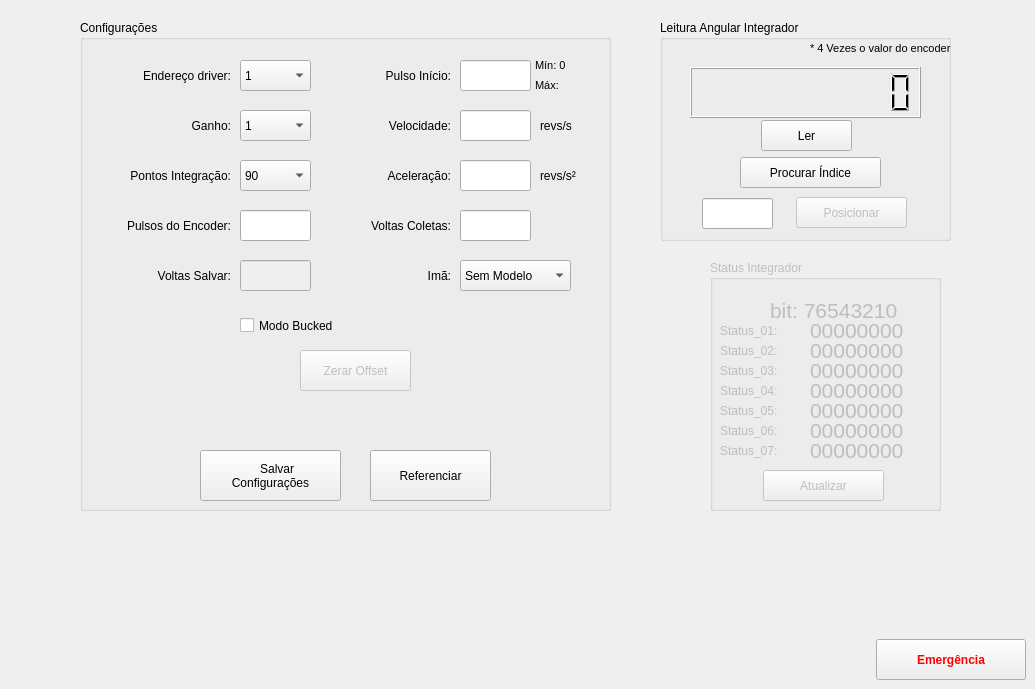
    <widget class="QWidget" name="tab_3">
     <attribute name="icon">
      <iconset>
       <normaloff>imagens/integral.PNG</normaloff>imagens/integral.PNG</iconset>
     </attribute>
     <attribute name="title">
      <string>Integrador</string>
     </attribute>
     <widget class="QGroupBox" name="groupBox_3">
      <property name="geometry">
       <rect>
        <x>660</x>
        <y>20</y>
        <width>291</width>
        <height>221</height>
       </rect>
      </property>
      <property name="title">
       <string>Leitura Angular Integrador</string>
      </property>
      <property name="checkable">
       <bool>false</bool>
      </property>
      <property name="checked">
       <bool>false</bool>
      </property>
      <widget class="QLCDNumber" name="lcdNumber">
       <property name="geometry">
        <rect>
         <x>30</x>
         <y>47</y>
         <width>231</width>
         <height>51</height>
        </rect>
       </property>
       <property name="numDigits">
        <number>10</number>
       </property>
      </widget>
      <widget class="QPushButton" name="ler_encoder">
       <property name="geometry">
        <rect>
         <x>101</x>
         <y>100</y>
         <width>91</width>
         <height>31</height>
        </rect>
       </property>
       <property name="text">
        <string>Ler</string>
       </property>
      </widget>
      <widget class="QPushButton" name="ProcuraIndice">
       <property name="geometry">
        <rect>
         <x>80</x>
         <y>137</y>
         <width>141</width>
         <height>31</height>
        </rect>
       </property>
       <property name="text">
        <string>Procurar Índice</string>
       </property>
       <property name="icon">
        <iconset>
         <normaloff>../../.designer/backup/imagens/find.png</normaloff>../../.designer/backup/imagens/find.png</iconset>
       </property>
      </widget>
      <widget class="QPushButton" name="posicionar">
       <property name="enabled">
        <bool>false</bool>
       </property>
       <property name="geometry">
        <rect>
         <x>136</x>
         <y>177</y>
         <width>111</width>
         <height>31</height>
        </rect>
       </property>
       <property name="text">
        <string>Posicionar</string>
       </property>
      </widget>
      <widget class="QLineEdit" name="posicao_angular">
       <property name="geometry">
        <rect>
         <x>42</x>
         <y>178</y>
         <width>71</width>
         <height>31</height>
        </rect>
       </property>
      </widget>
      <widget class="QLabel" name="label_66">
       <property name="geometry">
        <rect>
         <x>150</x>
         <y>13</y>
         <width>161</width>
         <height>31</height>
        </rect>
       </property>
       <property name="font">
        <font>
         <pointsize>8</pointsize>
        </font>
       </property>
       <property name="text">
        <string>* 4 Vezes o valor do encoder</string>
       </property>
      </widget>
     </widget>
     <widget class="QGroupBox" name="groupBox_2">
      <property name="geometry">
       <rect>
        <x>80</x>
        <y>20</y>
        <width>531</width>
        <height>491</height>
       </rect>
      </property>
      <property name="title">
       <string>Configurações</string>
      </property>
      <widget class="QLabel" name="label_2">
       <property name="geometry">
        <rect>
         <x>100</x>
         <y>90</y>
         <width>51</width>
         <height>31</height>
        </rect>
       </property>
       <property name="text">
        <string>Ganho:</string>
       </property>
       <property name="alignment">
        <set>Qt::AlignRight|Qt::AlignTrailing|Qt::AlignVCenter</set>
       </property>
      </widget>
      <widget class="QPushButton" name="configurar_integrador">
       <property name="geometry">
        <rect>
         <x>290</x>
         <y>430</y>
         <width>121</width>
         <height>51</height>
        </rect>
       </property>
       <property name="text">
        <string>Referenciar</string>
       </property>
       <property name="icon">
        <iconset>
         <normaloff>imagens/configure.png</normaloff>imagens/configure.png</iconset>
       </property>
       <property name="iconSize">
        <size>
         <width>20</width>
         <height>20</height>
        </size>
       </property>
      </widget>
      <widget class="QLineEdit" name="pulsos_trigger">
       <property name="geometry">
        <rect>
         <x>380</x>
         <y>40</y>
         <width>71</width>
         <height>31</height>
        </rect>
       </property>
      </widget>
      <widget class="QLineEdit" name="pulsos_encoder">
       <property name="geometry">
        <rect>
         <x>160</x>
         <y>190</y>
         <width>71</width>
         <height>31</height>
        </rect>
       </property>
       <property name="text">
        <string/>
       </property>
      </widget>
      <widget class="QComboBox" name="pontos_integracao">
       <property name="geometry">
        <rect>
         <x>160</x>
         <y>140</y>
         <width>71</width>
         <height>31</height>
        </rect>
       </property>
       <item>
        <property name="text">
         <string>90</string>
        </property>
       </item>
       <item>
        <property name="text">
         <string>100</string>
        </property>
       </item>
       <item>
        <property name="text">
         <string>120</string>
        </property>
       </item>
       <item>
        <property name="text">
         <string>144</string>
        </property>
       </item>
       <item>
        <property name="text">
         <string>250</string>
        </property>
       </item>
       <item>
        <property name="text">
         <string>500</string>
        </property>
       </item>
      </widget>
      <widget class="QLabel" name="label_15">
       <property name="geometry">
        <rect>
         <x>260</x>
         <y>40</y>
         <width>111</width>
         <height>31</height>
        </rect>
       </property>
       <property name="text">
        <string>Pulso Início:</string>
       </property>
       <property name="alignment">
        <set>Qt::AlignRight|Qt::AlignTrailing|Qt::AlignVCenter</set>
       </property>
      </widget>
      <widget class="QLabel" name="label_14">
       <property name="geometry">
        <rect>
         <x>0</x>
         <y>190</y>
         <width>151</width>
         <height>31</height>
        </rect>
       </property>
       <property name="text">
        <string>Pulsos do Encoder:</string>
       </property>
       <property name="alignment">
        <set>Qt::AlignRight|Qt::AlignTrailing|Qt::AlignVCenter</set>
       </property>
      </widget>
      <widget class="QComboBox" name="ganho">
       <property name="geometry">
        <rect>
         <x>160</x>
         <y>90</y>
         <width>71</width>
         <height>31</height>
        </rect>
       </property>
       <item>
        <property name="text">
         <string>1</string>
        </property>
       </item>
       <item>
        <property name="text">
         <string>2</string>
        </property>
       </item>
       <item>
        <property name="text">
         <string>5</string>
        </property>
       </item>
       <item>
        <property name="text">
         <string>10</string>
        </property>
       </item>
       <item>
        <property name="text">
         <string>20</string>
        </property>
       </item>
       <item>
        <property name="text">
         <string>50</string>
        </property>
       </item>
       <item>
        <property name="text">
         <string>100</string>
        </property>
       </item>
      </widget>
      <widget class="QLabel" name="label_7">
       <property name="geometry">
        <rect>
         <x>10</x>
         <y>140</y>
         <width>141</width>
         <height>31</height>
        </rect>
       </property>
       <property name="text">
        <string>Pontos Integração:</string>
       </property>
       <property name="alignment">
        <set>Qt::AlignRight|Qt::AlignTrailing|Qt::AlignVCenter</set>
       </property>
      </widget>
      <widget class="QLineEdit" name="voltas_offset">
       <property name="geometry">
        <rect>
         <x>380</x>
         <y>190</y>
         <width>71</width>
         <height>31</height>
        </rect>
       </property>
      </widget>
      <widget class="QLabel" name="label_16">
       <property name="geometry">
        <rect>
         <x>260</x>
         <y>190</y>
         <width>111</width>
         <height>31</height>
        </rect>
       </property>
       <property name="text">
        <string>Voltas Coletas:</string>
       </property>
       <property name="alignment">
        <set>Qt::AlignRight|Qt::AlignTrailing|Qt::AlignVCenter</set>
       </property>
      </widget>
      <widget class="QLabel" name="label_67">
       <property name="geometry">
        <rect>
         <x>290</x>
         <y>140</y>
         <width>81</width>
         <height>31</height>
        </rect>
       </property>
       <property name="text">
        <string>Aceleração:</string>
       </property>
       <property name="alignment">
        <set>Qt::AlignRight|Qt::AlignTrailing|Qt::AlignVCenter</set>
       </property>
      </widget>
      <widget class="QLineEdit" name="velocidade_int">
       <property name="geometry">
        <rect>
         <x>380</x>
         <y>90</y>
         <width>71</width>
         <height>31</height>
        </rect>
       </property>
      </widget>
      <widget class="QLabel" name="label_63">
       <property name="geometry">
        <rect>
         <x>460</x>
         <y>90</y>
         <width>51</width>
         <height>31</height>
        </rect>
       </property>
       <property name="text">
        <string>revs/s</string>
       </property>
      </widget>
      <widget class="QLineEdit" name="aceleracao_int">
       <property name="geometry">
        <rect>
         <x>380</x>
         <y>140</y>
         <width>71</width>
         <height>31</height>
        </rect>
       </property>
      </widget>
      <widget class="QLabel" name="label_65">
       <property name="geometry">
        <rect>
         <x>290</x>
         <y>90</y>
         <width>81</width>
         <height>31</height>
        </rect>
       </property>
       <property name="text">
        <string>Velocidade:</string>
       </property>
       <property name="alignment">
        <set>Qt::AlignRight|Qt::AlignTrailing|Qt::AlignVCenter</set>
       </property>
      </widget>
      <widget class="QLabel" name="label_64">
       <property name="geometry">
        <rect>
         <x>460</x>
         <y>140</y>
         <width>51</width>
         <height>31</height>
        </rect>
       </property>
       <property name="text">
        <string>revs/s²</string>
       </property>
      </widget>
      <widget class="QComboBox" name="EndDriver">
       <property name="geometry">
        <rect>
         <x>160</x>
         <y>40</y>
         <width>71</width>
         <height>31</height>
        </rect>
       </property>
       <item>
        <property name="text">
         <string>1</string>
        </property>
       </item>
       <item>
        <property name="text">
         <string>2</string>
        </property>
       </item>
      </widget>
      <widget class="QLabel" name="label_36">
       <property name="geometry">
        <rect>
         <x>30</x>
         <y>40</y>
         <width>121</width>
         <height>31</height>
        </rect>
       </property>
       <property name="text">
        <string>Endereço driver:</string>
       </property>
       <property name="alignment">
        <set>Qt::AlignRight|Qt::AlignTrailing|Qt::AlignVCenter</set>
       </property>
      </widget>
      <widget class="QPushButton" name="salvar_config">
       <property name="geometry">
        <rect>
         <x>120</x>
         <y>430</y>
         <width>141</width>
         <height>51</height>
        </rect>
       </property>
       <property name="text">
        <string>    Salvar
Configurações</string>
       </property>
       <property name="icon">
        <iconset>
         <normaloff>imagens/save.png</normaloff>imagens/save.png</iconset>
       </property>
       <property name="iconSize">
        <size>
         <width>20</width>
         <height>20</height>
        </size>
       </property>
      </widget>
      <widget class="QCheckBox" name="Bucked">
       <property name="geometry">
        <rect>
         <x>160</x>
         <y>290</y>
         <width>121</width>
         <height>31</height>
        </rect>
       </property>
       <property name="text">
        <string>Modo Bucked</string>
       </property>
      </widget>
      <widget class="QComboBox" name="TipoIma">
       <property name="geometry">
        <rect>
         <x>380</x>
         <y>240</y>
         <width>111</width>
         <height>31</height>
        </rect>
       </property>
       <item>
        <property name="text">
         <string>Sem Modelo</string>
        </property>
       </item>
       <item>
        <property name="text">
         <string>Dipolo</string>
        </property>
       </item>
       <item>
        <property name="text">
         <string>Quadrupolo</string>
        </property>
       </item>
       <item>
        <property name="text">
         <string>Sextupolo</string>
        </property>
       </item>
       <item>
        <property name="text">
         <string>Quad. Skew</string>
        </property>
       </item>
      </widget>
      <widget class="QLabel" name="label_49">
       <property name="geometry">
        <rect>
         <x>290</x>
         <y>240</y>
         <width>81</width>
         <height>31</height>
        </rect>
       </property>
       <property name="text">
        <string>Imã:</string>
       </property>
       <property name="alignment">
        <set>Qt::AlignRight|Qt::AlignTrailing|Qt::AlignVCenter</set>
       </property>
      </widget>
      <widget class="QLineEdit" name="filtro_voltas">
       <property name="enabled">
        <bool>false</bool>
       </property>
       <property name="geometry">
        <rect>
         <x>160</x>
         <y>240</y>
         <width>71</width>
         <height>31</height>
        </rect>
       </property>
      </widget>
      <widget class="QLabel" name="label_21">
       <property name="geometry">
        <rect>
         <x>50</x>
         <y>240</y>
         <width>101</width>
         <height>31</height>
        </rect>
       </property>
       <property name="text">
        <string>Voltas Salvar:</string>
       </property>
       <property name="alignment">
        <set>Qt::AlignRight|Qt::AlignTrailing|Qt::AlignVCenter</set>
       </property>
      </widget>
      <widget class="QLabel" name="label_68">
       <property name="geometry">
        <rect>
         <x>455</x>
         <y>30</y>
         <width>41</width>
         <height>31</height>
        </rect>
       </property>
       <property name="font">
        <font>
         <pointsize>8</pointsize>
        </font>
       </property>
       <property name="text">
        <string>Mín: 0</string>
       </property>
      </widget>
      <widget class="QLabel" name="label_69">
       <property name="geometry">
        <rect>
         <x>455</x>
         <y>50</y>
         <width>71</width>
         <height>31</height>
        </rect>
       </property>
       <property name="font">
        <font>
         <pointsize>8</pointsize>
        </font>
       </property>
       <property name="text">
        <string>Máx: </string>
       </property>
      </widget>
      <widget class="QPushButton" name="Zerar_Offset">
       <property name="enabled">
        <bool>false</bool>
       </property>
       <property name="geometry">
        <rect>
         <x>220</x>
         <y>330</y>
         <width>111</width>
         <height>41</height>
        </rect>
       </property>
       <property name="text">
        <string>Zerar Offset</string>
       </property>
      </widget>
     </widget>
     <widget class="QPushButton" name="Emergencia_7">
      <property name="geometry">
       <rect>
        <x>876</x>
        <y>639</y>
        <width>150</width>
        <height>41</height>
       </rect>
      </property>
      <property name="palette">
       <palette>
        <active>
         <colorrole role="ButtonText">
          <brush brushstyle="SolidPattern">
           <color alpha="255">
            <red>255</red>
            <green>0</green>
            <blue>0</blue>
           </color>
          </brush>
         </colorrole>
        </active>
        <inactive>
         <colorrole role="ButtonText">
          <brush brushstyle="SolidPattern">
           <color alpha="255">
            <red>255</red>
            <green>0</green>
            <blue>0</blue>
           </color>
          </brush>
         </colorrole>
        </inactive>
        <disabled>
         <colorrole role="ButtonText">
          <brush brushstyle="SolidPattern">
           <color alpha="255">
            <red>120</red>
            <green>120</green>
            <blue>120</blue>
           </color>
          </brush>
         </colorrole>
        </disabled>
       </palette>
      </property>
      <property name="font">
       <font>
        <weight>75</weight>
        <bold>true</bold>
       </font>
      </property>
      <property name="text">
       <string>Emergência</string>
      </property>
      <property name="icon">
       <iconset>
        <normaloff>imagens/emergency_icon_01.png</normaloff>imagens/emergency_icon_01.png</iconset>
      </property>
      <property name="iconSize">
       <size>
        <width>35</width>
        <height>35</height>
       </size>
      </property>
     </widget>
     <widget class="QGroupBox" name="groupBox_30">
      <property name="enabled">
       <bool>false</bool>
      </property>
      <property name="geometry">
       <rect>
        <x>710</x>
        <y>260</y>
        <width>231</width>
        <height>251</height>
       </rect>
      </property>
      <property name="title">
       <string>Status Integrador</string>
      </property>
      <widget class="QLabel" name="label_3">
       <property name="geometry">
        <rect>
         <x>10</x>
         <y>60</y>
         <width>81</width>
         <height>21</height>
        </rect>
       </property>
       <property name="text">
        <string>Status_01:</string>
       </property>
      </widget>
      <widget class="QLabel" name="label_4">
       <property name="geometry">
        <rect>
         <x>10</x>
         <y>80</y>
         <width>81</width>
         <height>21</height>
        </rect>
       </property>
       <property name="text">
        <string>Status_02:</string>
       </property>
      </widget>
      <widget class="QLabel" name="label_28">
       <property name="geometry">
        <rect>
         <x>10</x>
         <y>100</y>
         <width>81</width>
         <height>21</height>
        </rect>
       </property>
       <property name="text">
        <string>Status_03:</string>
       </property>
      </widget>
      <widget class="QLabel" name="label_33">
       <property name="geometry">
        <rect>
         <x>10</x>
         <y>120</y>
         <width>81</width>
         <height>21</height>
        </rect>
       </property>
       <property name="text">
        <string>Status_04:</string>
       </property>
      </widget>
      <widget class="QLabel" name="label_57">
       <property name="geometry">
        <rect>
         <x>10</x>
         <y>180</y>
         <width>81</width>
         <height>21</height>
        </rect>
       </property>
       <property name="text">
        <string>Status_07:</string>
       </property>
      </widget>
      <widget class="QLabel" name="label_58">
       <property name="geometry">
        <rect>
         <x>10</x>
         <y>160</y>
         <width>81</width>
         <height>21</height>
        </rect>
       </property>
       <property name="text">
        <string>Status_06:</string>
       </property>
      </widget>
      <widget class="QLabel" name="label_59">
       <property name="geometry">
        <rect>
         <x>10</x>
         <y>140</y>
         <width>81</width>
         <height>21</height>
        </rect>
       </property>
       <property name="text">
        <string>Status_05:</string>
       </property>
      </widget>
      <widget class="QLabel" name="label_status_1">
       <property name="geometry">
        <rect>
         <x>100</x>
         <y>60</y>
         <width>121</width>
         <height>21</height>
        </rect>
       </property>
       <property name="font">
        <font>
         <pointsize>16</pointsize>
         <weight>50</weight>
         <bold>false</bold>
        </font>
       </property>
       <property name="text">
        <string>00000000</string>
       </property>
      </widget>
      <widget class="QLabel" name="label_status_2">
       <property name="geometry">
        <rect>
         <x>100</x>
         <y>80</y>
         <width>121</width>
         <height>21</height>
        </rect>
       </property>
       <property name="font">
        <font>
         <pointsize>16</pointsize>
         <weight>50</weight>
         <bold>false</bold>
        </font>
       </property>
       <property name="text">
        <string>00000000</string>
       </property>
      </widget>
      <widget class="QLabel" name="label_status_4">
       <property name="geometry">
        <rect>
         <x>100</x>
         <y>120</y>
         <width>121</width>
         <height>21</height>
        </rect>
       </property>
       <property name="font">
        <font>
         <pointsize>16</pointsize>
         <weight>50</weight>
         <bold>false</bold>
        </font>
       </property>
       <property name="text">
        <string>00000000</string>
       </property>
      </widget>
      <widget class="QLabel" name="label_status_3">
       <property name="geometry">
        <rect>
         <x>100</x>
         <y>100</y>
         <width>121</width>
         <height>21</height>
        </rect>
       </property>
       <property name="font">
        <font>
         <pointsize>16</pointsize>
         <weight>50</weight>
         <bold>false</bold>
        </font>
       </property>
       <property name="text">
        <string>00000000</string>
       </property>
      </widget>
      <widget class="QLabel" name="label_status_5">
       <property name="geometry">
        <rect>
         <x>100</x>
         <y>140</y>
         <width>121</width>
         <height>21</height>
        </rect>
       </property>
       <property name="font">
        <font>
         <pointsize>16</pointsize>
         <weight>50</weight>
         <bold>false</bold>
        </font>
       </property>
       <property name="text">
        <string>00000000</string>
       </property>
      </widget>
      <widget class="QLabel" name="label_status_7">
       <property name="geometry">
        <rect>
         <x>100</x>
         <y>180</y>
         <width>121</width>
         <height>21</height>
        </rect>
       </property>
       <property name="font">
        <font>
         <pointsize>16</pointsize>
         <weight>50</weight>
         <bold>false</bold>
        </font>
       </property>
       <property name="text">
        <string>00000000</string>
       </property>
      </widget>
      <widget class="QLabel" name="label_status_6">
       <property name="geometry">
        <rect>
         <x>100</x>
         <y>160</y>
         <width>121</width>
         <height>21</height>
        </rect>
       </property>
       <property name="font">
        <font>
         <pointsize>16</pointsize>
         <weight>50</weight>
         <bold>false</bold>
        </font>
       </property>
       <property name="text">
        <string>00000000</string>
       </property>
      </widget>
      <widget class="QLabel" name="label_74">
       <property name="geometry">
        <rect>
         <x>60</x>
         <y>40</y>
         <width>161</width>
         <height>21</height>
        </rect>
       </property>
       <property name="font">
        <font>
         <pointsize>16</pointsize>
         <weight>50</weight>
         <bold>false</bold>
        </font>
       </property>
       <property name="text">
        <string>bit: 76543210</string>
       </property>
      </widget>
      <widget class="QPushButton" name="Atualizar_Status">
       <property name="geometry">
        <rect>
         <x>53</x>
         <y>210</y>
         <width>121</width>
         <height>31</height>
        </rect>
       </property>
       <property name="text">
        <string>Atualizar</string>
       </property>
       <property name="icon">
        <iconset>
         <normaloff>../../.designer/backup/imagens/Atualizar.png</normaloff>../../.designer/backup/imagens/Atualizar.png</iconset>
       </property>
       <property name="iconSize">
        <size>
         <width>25</width>
         <height>25</height>
        </size>
       </property>
      </widget>
     </widget>
    </widget>
